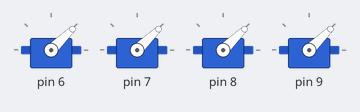
A sketch run on a simulated Arduino Uno, built with avr-gcc and run on an emulated ATmega328P. Parts: 4 × servo. What the sketch prints to the serial monitor is not drawn.

Above: at 1.05 s.
At 4.4 s:
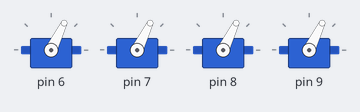
At 7.75 s:
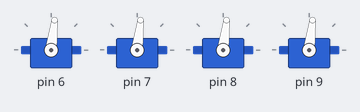
At 11.1 s:
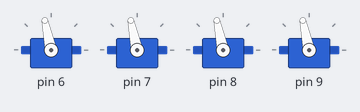
At 14.5 s:
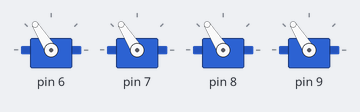
Timing chart, 0 to 18.6 s (numbered marks = the images above):
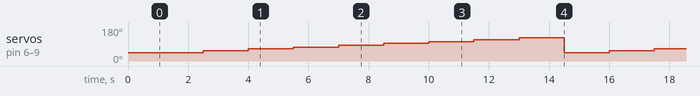

Measured:
- by itself, servo on pin 6–9: repeats every 13.5 s: 64° 1.5 s, 73° 1.5 s, 83° 1.5 s, 93° 1.5 s, 102° 1.5 s, 112° 1.5 s, 122° 1.5 s, 44° 1.5 s, 54° 1.5 s

The sketch:

Test_ESC_WithServo.ino
```cpp
#include <Servo.h>
int speed = 1000;
int count = 0;
Servo motors[4];

void setup() {

//   delay(4000);
  for(int i =6; i <10;i++){
    motors[count].attach(i);
    motors[count++].writeMicroseconds(1000);
  }
  Serial.begin(57600);
  Serial.println("begninning");

delay(1000);
}

void loop() {
  count =0;
  for(int i =6; i <10;i++){
    motors[count].attach(i);
    motors[count++].writeMicroseconds(speed);
  }
  if(speed >= 1800){
    speed = 1000;
  }else {speed+=100;}
delay(1500);
}
```
